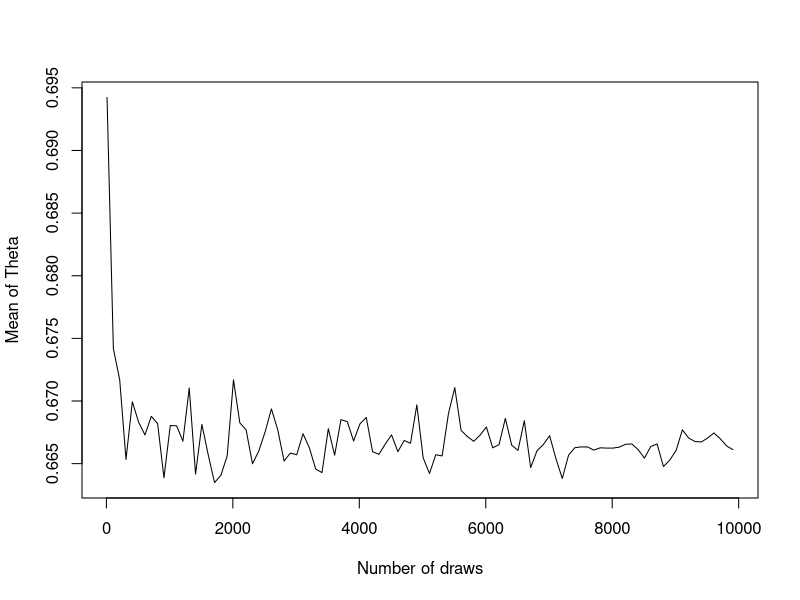
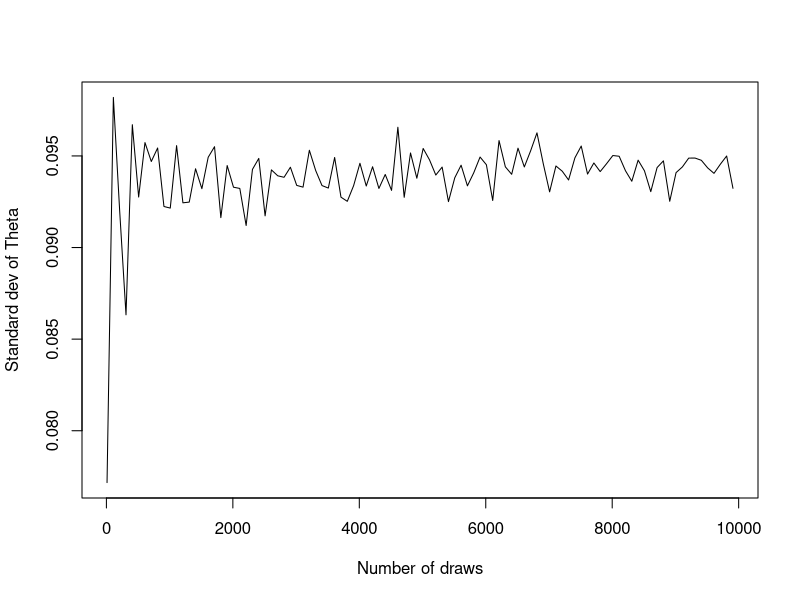

Write R code to recreate these figures, in order.
#Bernoulli ... again.
#Let y1, ..., yn|θ ∼ Bern(θ), and assume that you have obtained a sample with s = 14
#successes in n = 20 trials. Assume a Beta(α0, β0) prior for θ and let α0 = β0 = 2.

# a)
# Draw random numbers from the posterior θ|y ∼ Beta(α0 + s, β0 + f), y = (y1, . . . , yn), 
# and verify graphically that the posterior mean and standard deviation
# converges to the true values as the number of random draws grows large.

# Data
s <- 14
n <- 20
f <- n - s

# Prior
prior_alpha <- 2
prior_beta <- 2

# Posterior
posterior_alpha <- prior_alpha + s 
posterior_beta <- prior_beta + f

theta.means <- c()
theta.sd <- c()
theta.n <- c()
for (n in seq(10, 10000, 100)) {
  thetas <- rbeta(n, posterior_alpha, posterior_beta) # Generate Thetas
  theta.means <- append(theta.means, mean(thetas)) # Calculate mean and add to vector
  theta.sd <- append(theta.sd, sd(thetas)) # Calculate standard deviation and add to vector
  theta.n <- append(theta.n, n) # Add number of draws to vector
}

# Plot means of thetas
plot(theta.n, theta.means, type='l', xlab='Number of draws', ylab='Mean of Theta')

# Plot standard deviation of thetas
plot(theta.n, theta.sd, type='l', xlab='Number of draws', ylab='Standard dev of Theta')

# ------------------------------------------------------------------------------------------------- #
# b)
# Use simulation (nDraws = 10000) to compute the posterior probability 
# Pr(θ < 0.4|y) and compare with the exact value [Hint: pbeta()].

theta.draws <- rbeta(10000, posterior_alpha, posterior_beta) # Draw 10000 numbers
theta.no_smaller <- ifelse(theta.draws < 0.4, 1, 0) # If draw < 0.4 -> 1, else -> 0
theta.prob_smaller <- sum(theta.no_smaller)/length(theta.draws) # Calculate probability of drawn number being < 0.4
print(pbeta(0.4,posterior_alpha, posterior_beta)) # Actual probability of b

# ------------------------------------------------------------------------------------------------- #
# c) 
# Compute the posterior distribution of the log-odds φ = log(θ / 1−θ)
# by simulation (nDraws = 10000). [Hint: hist() and density() might come in handy]

